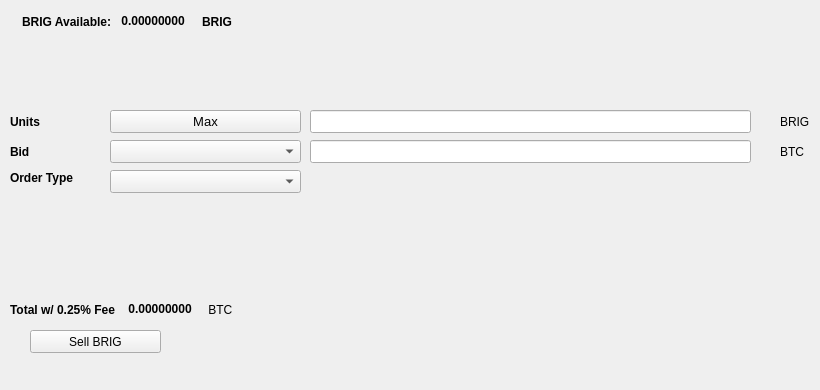
   <widget class="QWidget" name="SellTab">
    <attribute name="title">
     <string>Sell</string>
    </attribute>
    <widget class="QLabel" name="label_16">
     <property name="geometry">
      <rect>
       <x>780</x>
       <y>140</y>
       <width>31</width>
       <height>23</height>
      </rect>
     </property>
     <property name="text">
      <string>BTC</string>
     </property>
    </widget>
    <widget class="QComboBox" name="SellBidcomboBox">
     <property name="geometry">
      <rect>
       <x>110</x>
       <y>140</y>
       <width>191</width>
       <height>23</height>
      </rect>
     </property>
     <property name="font">
      <font>
       <pointsize>10</pointsize>
      </font>
     </property>
    </widget>
    <widget class="QLabel" name="label_18">
     <property name="geometry">
      <rect>
       <x>10</x>
       <y>110</y>
       <width>46</width>
       <height>23</height>
      </rect>
     </property>
     <property name="font">
      <font>
       <weight>75</weight>
       <bold>true</bold>
      </font>
     </property>
     <property name="text">
      <string>Units</string>
     </property>
    </widget>
    <widget class="QPushButton" name="Sell_Max_Amount">
     <property name="geometry">
      <rect>
       <x>110</x>
       <y>110</y>
       <width>191</width>
       <height>23</height>
      </rect>
     </property>
     <property name="font">
      <font>
       <pointsize>10</pointsize>
      </font>
     </property>
     <property name="text">
      <string>Max</string>
     </property>
    </widget>
    <widget class="QLabel" name="label_20">
     <property name="geometry">
      <rect>
       <x>10</x>
       <y>170</y>
       <width>91</width>
       <height>16</height>
      </rect>
     </property>
     <property name="font">
      <font>
       <weight>75</weight>
       <bold>true</bold>
      </font>
     </property>
     <property name="text">
      <string>Order Type</string>
     </property>
    </widget>
    <widget class="QComboBox" name="SellOrdertypeCombo">
     <property name="geometry">
      <rect>
       <x>110</x>
       <y>170</y>
       <width>191</width>
       <height>23</height>
      </rect>
     </property>
     <property name="font">
      <font>
       <pointsize>10</pointsize>
      </font>
     </property>
    </widget>
    <widget class="QLabel" name="label_21">
     <property name="geometry">
      <rect>
       <x>10</x>
       <y>140</y>
       <width>46</width>
       <height>23</height>
      </rect>
     </property>
     <property name="font">
      <font>
       <weight>75</weight>
       <bold>true</bold>
      </font>
     </property>
     <property name="text">
      <string>Bid</string>
     </property>
    </widget>
    <widget class="QLabel" name="label_22">
     <property name="geometry">
      <rect>
       <x>780</x>
       <y>110</y>
       <width>31</width>
       <height>23</height>
      </rect>
     </property>
     <property name="text">
      <string>BRIG</string>
     </property>
    </widget>
    <widget class="QLineEdit" name="UnitsInputBRIG">
     <property name="geometry">
      <rect>
       <x>310</x>
       <y>110</y>
       <width>441</width>
       <height>23</height>
      </rect>
     </property>
     <property name="font">
      <font>
       <pointsize>9</pointsize>
       <weight>75</weight>
       <bold>true</bold>
      </font>
     </property>
    </widget>
    <widget class="QLineEdit" name="SellBidPriceEdit">
     <property name="geometry">
      <rect>
       <x>310</x>
       <y>140</y>
       <width>441</width>
       <height>23</height>
      </rect>
     </property>
     <property name="font">
      <font>
       <pointsize>9</pointsize>
       <weight>75</weight>
       <bold>true</bold>
      </font>
     </property>
    </widget>
    <widget class="QPushButton" name="SellBRIGBTN">
     <property name="geometry">
      <rect>
       <x>30</x>
       <y>330</y>
       <width>131</width>
       <height>23</height>
      </rect>
     </property>
     <property name="text">
      <string>Sell BRIG</string>
     </property>
     <property name="icon">
      <iconset resource="../brig">
       <normaloff>:/icons/bitcoin</normaloff>:/icons/bitcoin</iconset>
     </property>
    </widget>
    <widget class="QWidget" name="layoutWidget3">
     <property name="geometry">
      <rect>
       <x>22</x>
       <y>12</y>
       <width>258</width>
       <height>19</height>
      </rect>
     </property>
     <layout class="QHBoxLayout" name="horizontalLayout">
      <item>
       <widget class="QLabel" name="label232_2">
        <property name="font">
         <font>
          <weight>75</weight>
          <bold>true</bold>
         </font>
        </property>
        <property name="text">
         <string>BRIG Available:</string>
        </property>
       </widget>
      </item>
      <item>
       <widget class="QLabel" name="BRIGAvailableLabel">
        <property name="palette">
         <palette>
          <active>
           <colorrole role="WindowText">
            <brush brushstyle="SolidPattern">
             <color alpha="255">
              <red>0</red>
              <green>0</green>
              <blue>0</blue>
             </color>
            </brush>
           </colorrole>
           <colorrole role="Button">
            <brush brushstyle="SolidPattern">
             <color alpha="255">
              <red>0</red>
              <green>170</green>
              <blue>0</blue>
             </color>
            </brush>
           </colorrole>
           <colorrole role="Light">
            <brush brushstyle="SolidPattern">
             <color alpha="255">
              <red>0</red>
              <green>255</green>
              <blue>0</blue>
             </color>
            </brush>
           </colorrole>
           <colorrole role="Midlight">
            <brush brushstyle="SolidPattern">
             <color alpha="255">
              <red>0</red>
              <green>212</green>
              <blue>0</blue>
             </color>
            </brush>
           </colorrole>
           <colorrole role="Dark">
            <brush brushstyle="SolidPattern">
             <color alpha="255">
              <red>0</red>
              <green>85</green>
              <blue>0</blue>
             </color>
            </brush>
           </colorrole>
           <colorrole role="Mid">
            <brush brushstyle="SolidPattern">
             <color alpha="255">
              <red>0</red>
              <green>113</green>
              <blue>0</blue>
             </color>
            </brush>
           </colorrole>
           <colorrole role="Text">
            <brush brushstyle="SolidPattern">
             <color alpha="255">
              <red>0</red>
              <green>170</green>
              <blue>0</blue>
             </color>
            </brush>
           </colorrole>
           <colorrole role="BrightText">
            <brush brushstyle="SolidPattern">
             <color alpha="255">
              <red>255</red>
              <green>255</green>
              <blue>255</blue>
             </color>
            </brush>
           </colorrole>
           <colorrole role="ButtonText">
            <brush brushstyle="SolidPattern">
             <color alpha="255">
              <red>0</red>
              <green>0</green>
              <blue>0</blue>
             </color>
            </brush>
           </colorrole>
           <colorrole role="Base">
            <brush brushstyle="SolidPattern">
             <color alpha="255">
              <red>255</red>
              <green>255</green>
              <blue>255</blue>
             </color>
            </brush>
           </colorrole>
           <colorrole role="Window">
            <brush brushstyle="SolidPattern">
             <color alpha="255">
              <red>0</red>
              <green>170</green>
              <blue>0</blue>
             </color>
            </brush>
           </colorrole>
           <colorrole role="Shadow">
            <brush brushstyle="SolidPattern">
             <color alpha="255">
              <red>0</red>
              <green>0</green>
              <blue>0</blue>
             </color>
            </brush>
           </colorrole>
           <colorrole role="AlternateBase">
            <brush brushstyle="SolidPattern">
             <color alpha="255">
              <red>127</red>
              <green>212</green>
              <blue>127</blue>
             </color>
            </brush>
           </colorrole>
           <colorrole role="ToolTipBase">
            <brush brushstyle="SolidPattern">
             <color alpha="255">
              <red>255</red>
              <green>255</green>
              <blue>220</blue>
             </color>
            </brush>
           </colorrole>
           <colorrole role="ToolTipText">
            <brush brushstyle="SolidPattern">
             <color alpha="255">
              <red>0</red>
              <green>0</green>
              <blue>0</blue>
             </color>
            </brush>
           </colorrole>
          </active>
          <inactive>
           <colorrole role="WindowText">
            <brush brushstyle="SolidPattern">
             <color alpha="255">
              <red>0</red>
              <green>0</green>
              <blue>0</blue>
             </color>
            </brush>
           </colorrole>
           <colorrole role="Button">
            <brush brushstyle="SolidPattern">
             <color alpha="255">
              <red>0</red>
              <green>170</green>
              <blue>0</blue>
             </color>
            </brush>
           </colorrole>
           <colorrole role="Light">
            <brush brushstyle="SolidPattern">
             <color alpha="255">
              <red>0</red>
              <green>255</green>
              <blue>0</blue>
             </color>
            </brush>
           </colorrole>
           <colorrole role="Midlight">
            <brush brushstyle="SolidPattern">
             <color alpha="255">
              <red>0</red>
              <green>212</green>
              <blue>0</blue>
             </color>
            </brush>
           </colorrole>
           <colorrole role="Dark">
            <brush brushstyle="SolidPattern">
             <color alpha="255">
              <red>0</red>
              <green>85</green>
              <blue>0</blue>
             </color>
            </brush>
           </colorrole>
           <colorrole role="Mid">
            <brush brushstyle="SolidPattern">
             <color alpha="255">
              <red>0</red>
              <green>113</green>
              <blue>0</blue>
             </color>
            </brush>
           </colorrole>
           <colorrole role="Text">
            <brush brushstyle="SolidPattern">
             <color alpha="255">
              <red>0</red>
              <green>170</green>
              <blue>0</blue>
             </color>
            </brush>
           </colorrole>
           <colorrole role="BrightText">
            <brush brushstyle="SolidPattern">
             <color alpha="255">
              <red>255</red>
              <green>255</green>
              <blue>255</blue>
             </color>
            </brush>
           </colorrole>
           <colorrole role="ButtonText">
            <brush brushstyle="SolidPattern">
             <color alpha="255">
              <red>0</red>
              <green>0</green>
              <blue>0</blue>
             </color>
            </brush>
           </colorrole>
           <colorrole role="Base">
            <brush brushstyle="SolidPattern">
             <color alpha="255">
              <red>255</red>
              <green>255</green>
              <blue>255</blue>
             </color>
            </brush>
           </colorrole>
           <colorrole role="Window">
            <brush brushstyle="SolidPattern">
             <color alpha="255">
              <red>0</red>
              <green>170</green>
              <blue>0</blue>
             </color>
            </brush>
           </colorrole>
           <colorrole role="Shadow">
            <brush brushstyle="SolidPattern">
             <color alpha="255">
              <red>0</red>
              <green>0</green>
              <blue>0</blue>
             </color>
            </brush>
           </colorrole>
           <colorrole role="AlternateBase">
            <brush brushstyle="SolidPattern">
             <color alpha="255">
              <red>127</red>
              <green>212</green>
              <blue>127</blue>
             </color>
            </brush>
           </colorrole>
           <colorrole role="ToolTipBase">
            <brush brushstyle="SolidPattern">
             <color alpha="255">
              <red>255</red>
              <green>255</green>
              <blue>220</blue>
             </color>
            </brush>
           </colorrole>
           <colorrole role="ToolTipText">
            <brush brushstyle="SolidPattern">
             <color alpha="255">
              <red>0</red>
              <green>0</green>
              <blue>0</blue>
             </color>
            </brush>
           </colorrole>
          </inactive>
          <disabled>
           <colorrole role="WindowText">
            <brush brushstyle="SolidPattern">
             <color alpha="255">
              <red>0</red>
              <green>85</green>
              <blue>0</blue>
             </color>
            </brush>
           </colorrole>
           <colorrole role="Button">
            <brush brushstyle="SolidPattern">
             <color alpha="255">
              <red>0</red>
              <green>170</green>
              <blue>0</blue>
             </color>
            </brush>
           </colorrole>
           <colorrole role="Light">
            <brush brushstyle="SolidPattern">
             <color alpha="255">
              <red>0</red>
              <green>255</green>
              <blue>0</blue>
             </color>
            </brush>
           </colorrole>
           <colorrole role="Midlight">
            <brush brushstyle="SolidPattern">
             <color alpha="255">
              <red>0</red>
              <green>212</green>
              <blue>0</blue>
             </color>
            </brush>
           </colorrole>
           <colorrole role="Dark">
            <brush brushstyle="SolidPattern">
             <color alpha="255">
              <red>0</red>
              <green>85</green>
              <blue>0</blue>
             </color>
            </brush>
           </colorrole>
           <colorrole role="Mid">
            <brush brushstyle="SolidPattern">
             <color alpha="255">
              <red>0</red>
              <green>113</green>
              <blue>0</blue>
             </color>
            </brush>
           </colorrole>
           <colorrole role="Text">
            <brush brushstyle="SolidPattern">
             <color alpha="255">
              <red>0</red>
              <green>85</green>
              <blue>0</blue>
             </color>
            </brush>
           </colorrole>
           <colorrole role="BrightText">
            <brush brushstyle="SolidPattern">
             <color alpha="255">
              <red>255</red>
              <green>255</green>
              <blue>255</blue>
             </color>
            </brush>
           </colorrole>
           <colorrole role="ButtonText">
            <brush brushstyle="SolidPattern">
             <color alpha="255">
              <red>0</red>
              <green>85</green>
              <blue>0</blue>
             </color>
            </brush>
           </colorrole>
           <colorrole role="Base">
            <brush brushstyle="SolidPattern">
             <color alpha="255">
              <red>0</red>
              <green>170</green>
              <blue>0</blue>
             </color>
            </brush>
           </colorrole>
           <colorrole role="Window">
            <brush brushstyle="SolidPattern">
             <color alpha="255">
              <red>0</red>
              <green>170</green>
              <blue>0</blue>
             </color>
            </brush>
           </colorrole>
           <colorrole role="Shadow">
            <brush brushstyle="SolidPattern">
             <color alpha="255">
              <red>0</red>
              <green>0</green>
              <blue>0</blue>
             </color>
            </brush>
           </colorrole>
           <colorrole role="AlternateBase">
            <brush brushstyle="SolidPattern">
             <color alpha="255">
              <red>0</red>
              <green>170</green>
              <blue>0</blue>
             </color>
            </brush>
           </colorrole>
           <colorrole role="ToolTipBase">
            <brush brushstyle="SolidPattern">
             <color alpha="255">
              <red>255</red>
              <green>255</green>
              <blue>220</blue>
             </color>
            </brush>
           </colorrole>
           <colorrole role="ToolTipText">
            <brush brushstyle="SolidPattern">
             <color alpha="255">
              <red>0</red>
              <green>0</green>
              <blue>0</blue>
             </color>
            </brush>
           </colorrole>
          </disabled>
         </palette>
        </property>
        <property name="font">
         <font>
          <weight>75</weight>
          <bold>true</bold>
         </font>
        </property>
        <property name="text">
         <string> 0.00000000 </string>
        </property>
        <property name="textInteractionFlags">
         <set>Qt::LinksAccessibleByMouse|Qt::TextSelectableByKeyboard|Qt::TextSelectableByMouse</set>
        </property>
       </widget>
      </item>
      <item>
       <widget class="QLabel" name="labelBRIG">
        <property name="font">
         <font>
          <weight>75</weight>
          <bold>true</bold>
         </font>
        </property>
        <property name="text">
         <string>BRIG</string>
        </property>
       </widget>
      </item>
     </layout>
    </widget>
    <widget class="QWidget" name="layoutWidget">
     <property name="geometry">
      <rect>
       <x>10</x>
       <y>300</y>
       <width>268</width>
       <height>19</height>
      </rect>
     </property>
     <layout class="QHBoxLayout" name="horizontalLayout_2">
      <item>
       <widget class="QLabel" name="label_19">
        <property name="font">
         <font>
          <weight>75</weight>
          <bold>true</bold>
         </font>
        </property>
        <property name="text">
         <string>Total w/ 0.25% Fee </string>
        </property>
       </widget>
      </item>
      <item>
       <widget class="QLabel" name="SellCostLabel">
        <property name="palette">
         <palette>
          <active>
           <colorrole role="WindowText">
            <brush brushstyle="SolidPattern">
             <color alpha="255">
              <red>0</red>
              <green>0</green>
              <blue>0</blue>
             </color>
            </brush>
           </colorrole>
           <colorrole role="Button">
            <brush brushstyle="SolidPattern">
             <color alpha="255">
              <red>0</red>
              <green>170</green>
              <blue>0</blue>
             </color>
            </brush>
           </colorrole>
           <colorrole role="Light">
            <brush brushstyle="SolidPattern">
             <color alpha="255">
              <red>0</red>
              <green>255</green>
              <blue>0</blue>
             </color>
            </brush>
           </colorrole>
           <colorrole role="Midlight">
            <brush brushstyle="SolidPattern">
             <color alpha="255">
              <red>0</red>
              <green>212</green>
              <blue>0</blue>
             </color>
            </brush>
           </colorrole>
           <colorrole role="Dark">
            <brush brushstyle="SolidPattern">
             <color alpha="255">
              <red>0</red>
              <green>85</green>
              <blue>0</blue>
             </color>
            </brush>
           </colorrole>
           <colorrole role="Mid">
            <brush brushstyle="SolidPattern">
             <color alpha="255">
              <red>0</red>
              <green>113</green>
              <blue>0</blue>
             </color>
            </brush>
           </colorrole>
           <colorrole role="Text">
            <brush brushstyle="SolidPattern">
             <color alpha="255">
              <red>0</red>
              <green>170</green>
              <blue>0</blue>
             </color>
            </brush>
           </colorrole>
           <colorrole role="BrightText">
            <brush brushstyle="SolidPattern">
             <color alpha="255">
              <red>255</red>
              <green>255</green>
              <blue>255</blue>
             </color>
            </brush>
           </colorrole>
           <colorrole role="ButtonText">
            <brush brushstyle="SolidPattern">
             <color alpha="255">
              <red>0</red>
              <green>0</green>
              <blue>0</blue>
             </color>
            </brush>
           </colorrole>
           <colorrole role="Base">
            <brush brushstyle="SolidPattern">
             <color alpha="255">
              <red>255</red>
              <green>255</green>
              <blue>255</blue>
             </color>
            </brush>
           </colorrole>
           <colorrole role="Window">
            <brush brushstyle="SolidPattern">
             <color alpha="255">
              <red>0</red>
              <green>170</green>
              <blue>0</blue>
             </color>
            </brush>
           </colorrole>
           <colorrole role="Shadow">
            <brush brushstyle="SolidPattern">
             <color alpha="255">
              <red>0</red>
              <green>0</green>
              <blue>0</blue>
             </color>
            </brush>
           </colorrole>
           <colorrole role="AlternateBase">
            <brush brushstyle="SolidPattern">
             <color alpha="255">
              <red>127</red>
              <green>212</green>
              <blue>127</blue>
             </color>
            </brush>
           </colorrole>
           <colorrole role="ToolTipBase">
            <brush brushstyle="SolidPattern">
             <color alpha="255">
              <red>255</red>
              <green>255</green>
              <blue>220</blue>
             </color>
            </brush>
           </colorrole>
           <colorrole role="ToolTipText">
            <brush brushstyle="SolidPattern">
             <color alpha="255">
              <red>0</red>
              <green>0</green>
              <blue>0</blue>
             </color>
            </brush>
           </colorrole>
          </active>
          <inactive>
           <colorrole role="WindowText">
            <brush brushstyle="SolidPattern">
             <color alpha="255">
              <red>0</red>
              <green>0</green>
              <blue>0</blue>
             </color>
            </brush>
           </colorrole>
           <colorrole role="Button">
            <brush brushstyle="SolidPattern">
             <color alpha="255">
              <red>0</red>
              <green>170</green>
              <blue>0</blue>
             </color>
            </brush>
           </colorrole>
           <colorrole role="Light">
            <brush brushstyle="SolidPattern">
             <color alpha="255">
              <red>0</red>
              <green>255</green>
              <blue>0</blue>
             </color>
            </brush>
           </colorrole>
           <colorrole role="Midlight">
            <brush brushstyle="SolidPattern">
             <color alpha="255">
              <red>0</red>
              <green>212</green>
              <blue>0</blue>
             </color>
            </brush>
           </colorrole>
           <colorrole role="Dark">
            <brush brushstyle="SolidPattern">
             <color alpha="255">
              <red>0</red>
              <green>85</green>
              <blue>0</blue>
             </color>
            </brush>
           </colorrole>
           <colorrole role="Mid">
            <brush brushstyle="SolidPattern">
             <color alpha="255">
              <red>0</red>
              <green>113</green>
              <blue>0</blue>
             </color>
            </brush>
           </colorrole>
           <colorrole role="Text">
            <brush brushstyle="SolidPattern">
             <color alpha="255">
              <red>0</red>
              <green>170</green>
              <blue>0</blue>
             </color>
            </brush>
           </colorrole>
           <colorrole role="BrightText">
            <brush brushstyle="SolidPattern">
             <color alpha="255">
              <red>255</red>
              <green>255</green>
              <blue>255</blue>
             </color>
            </brush>
           </colorrole>
           <colorrole role="ButtonText">
            <brush brushstyle="SolidPattern">
             <color alpha="255">
              <red>0</red>
              <green>0</green>
              <blue>0</blue>
             </color>
            </brush>
           </colorrole>
           <colorrole role="Base">
            <brush brushstyle="SolidPattern">
             <color alpha="255">
              <red>255</red>
              <green>255</green>
              <blue>255</blue>
             </color>
            </brush>
           </colorrole>
           <colorrole role="Window">
            <brush brushstyle="SolidPattern">
             <color alpha="255">
              <red>0</red>
              <green>170</green>
              <blue>0</blue>
             </color>
            </brush>
           </colorrole>
           <colorrole role="Shadow">
            <brush brushstyle="SolidPattern">
             <color alpha="255">
              <red>0</red>
              <green>0</green>
              <blue>0</blue>
             </color>
            </brush>
           </colorrole>
           <colorrole role="AlternateBase">
            <brush brushstyle="SolidPattern">
             <color alpha="255">
              <red>127</red>
              <green>212</green>
              <blue>127</blue>
             </color>
            </brush>
           </colorrole>
           <colorrole role="ToolTipBase">
            <brush brushstyle="SolidPattern">
             <color alpha="255">
              <red>255</red>
              <green>255</green>
              <blue>220</blue>
             </color>
            </brush>
           </colorrole>
           <colorrole role="ToolTipText">
            <brush brushstyle="SolidPattern">
             <color alpha="255">
              <red>0</red>
              <green>0</green>
              <blue>0</blue>
             </color>
            </brush>
           </colorrole>
          </inactive>
          <disabled>
           <colorrole role="WindowText">
            <brush brushstyle="SolidPattern">
             <color alpha="255">
              <red>0</red>
              <green>85</green>
              <blue>0</blue>
             </color>
            </brush>
           </colorrole>
           <colorrole role="Button">
            <brush brushstyle="SolidPattern">
             <color alpha="255">
              <red>0</red>
              <green>170</green>
              <blue>0</blue>
             </color>
            </brush>
           </colorrole>
           <colorrole role="Light">
            <brush brushstyle="SolidPattern">
             <color alpha="255">
              <red>0</red>
              <green>255</green>
              <blue>0</blue>
             </color>
            </brush>
           </colorrole>
           <colorrole role="Midlight">
            <brush brushstyle="SolidPattern">
             <color alpha="255">
              <red>0</red>
              <green>212</green>
              <blue>0</blue>
             </color>
            </brush>
           </colorrole>
           <colorrole role="Dark">
            <brush brushstyle="SolidPattern">
             <color alpha="255">
              <red>0</red>
              <green>85</green>
              <blue>0</blue>
             </color>
            </brush>
           </colorrole>
           <colorrole role="Mid">
            <brush brushstyle="SolidPattern">
             <color alpha="255">
              <red>0</red>
              <green>113</green>
              <blue>0</blue>
             </color>
            </brush>
           </colorrole>
           <colorrole role="Text">
            <brush brushstyle="SolidPattern">
             <color alpha="255">
              <red>0</red>
              <green>85</green>
              <blue>0</blue>
             </color>
            </brush>
           </colorrole>
           <colorrole role="BrightText">
            <brush brushstyle="SolidPattern">
             <color alpha="255">
              <red>255</red>
              <green>255</green>
              <blue>255</blue>
             </color>
            </brush>
           </colorrole>
           <colorrole role="ButtonText">
            <brush brushstyle="SolidPattern">
             <color alpha="255">
              <red>0</red>
              <green>85</green>
              <blue>0</blue>
             </color>
            </brush>
           </colorrole>
           <colorrole role="Base">
            <brush brushstyle="SolidPattern">
             <color alpha="255">
              <red>0</red>
              <green>170</green>
              <blue>0</blue>
             </color>
            </brush>
           </colorrole>
           <colorrole role="Window">
            <brush brushstyle="SolidPattern">
             <color alpha="255">
              <red>0</red>
              <green>170</green>
              <blue>0</blue>
             </color>
            </brush>
           </colorrole>
           <colorrole role="Shadow">
            <brush brushstyle="SolidPattern">
             <color alpha="255">
              <red>0</red>
              <green>0</green>
              <blue>0</blue>
             </color>
            </brush>
           </colorrole>
           <colorrole role="AlternateBase">
            <brush brushstyle="SolidPattern">
             <color alpha="255">
              <red>0</red>
              <green>170</green>
              <blue>0</blue>
             </color>
            </brush>
           </colorrole>
           <colorrole role="ToolTipBase">
            <brush brushstyle="SolidPattern">
             <color alpha="255">
              <red>255</red>
              <green>255</green>
              <blue>220</blue>
             </color>
            </brush>
           </colorrole>
           <colorrole role="ToolTipText">
            <brush brushstyle="SolidPattern">
             <color alpha="255">
              <red>0</red>
              <green>0</green>
              <blue>0</blue>
             </color>
            </brush>
           </colorrole>
          </disabled>
         </palette>
        </property>
        <property name="font">
         <font>
          <weight>75</weight>
          <bold>true</bold>
         </font>
        </property>
        <property name="autoFillBackground">
         <bool>false</bool>
        </property>
        <property name="text">
         <string> 0.00000000</string>
        </property>
        <property name="textInteractionFlags">
         <set>Qt::LinksAccessibleByMouse|Qt::TextSelectableByMouse</set>
        </property>
       </widget>
      </item>
      <item>
       <widget class="QLabel" name="label_17">
        <property name="font">
         <font>
          <weight>50</weight>
          <bold>false</bold>
         </font>
        </property>
        <property name="text">
         <string> BTC</string>
        </property>
       </widget>
      </item>
     </layout>
    </widget>
    <widget class="QLabel" name="label_23">
     <property name="geometry">
      <rect>
       <x>460</x>
       <y>300</y>
       <width>281</width>
       <height>81</height>
      </rect>
     </property>
     <property name="text">
      <string/>
     </property>
     <property name="pixmap">
      <pixmap>:/images/bittrex</pixmap>
     </property>
    </widget>
   </widget>
